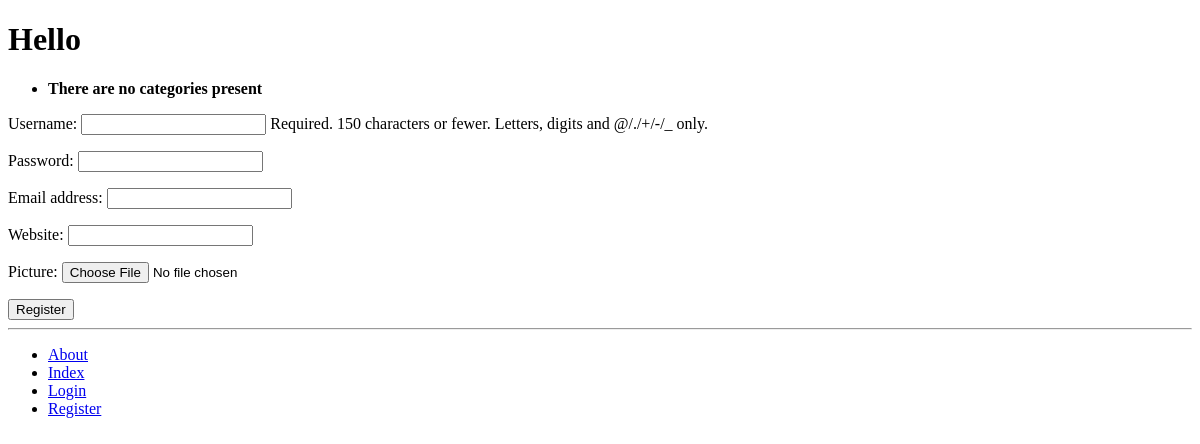
The page /rango/register/ on the database as committed earlier.
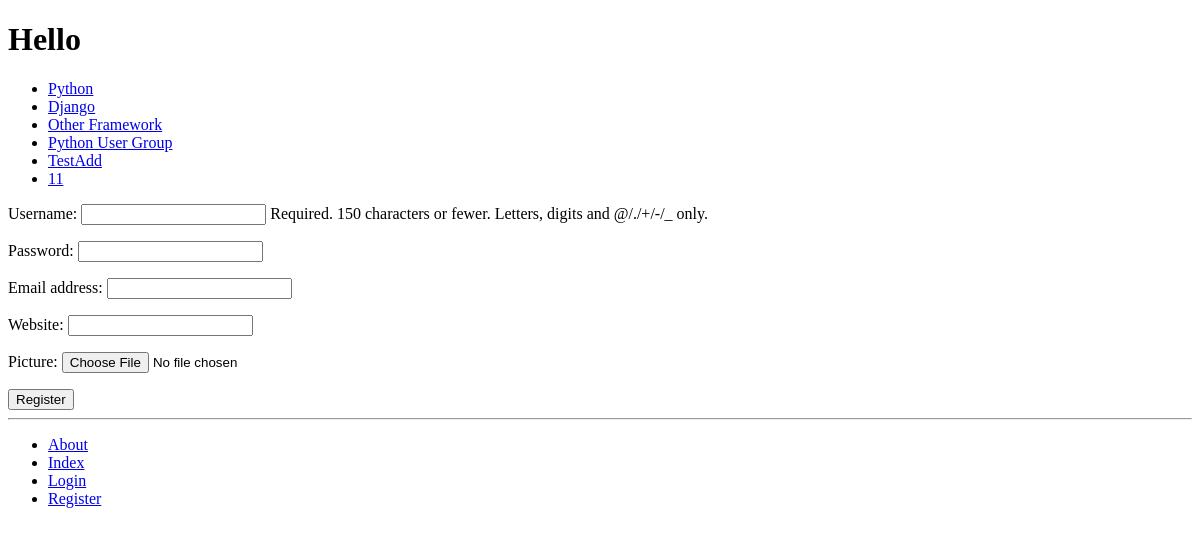
The same page on the database as committed later.
### rango/models.py (models this page shows, shortened)
class Category(models.Model):
    MAX_LENGTH = 128
    name = models.CharField(max_length=MAX_LENGTH, unique=True)
    likes = models.IntegerField(default=0)
    views = models.IntegerField(default=0)
    slug = models.SlugField(blank=True, unique=True)
    class Meta:
        verbose_name_plural = "Categories"

### rango/views.py (the view)
def register(request):
    registered = False
    if request.method == 'POST':
        user_form = UserForm(request.POST)
        profile_form = UserProfileForm(request.POST)
        if user_form.is_valid() and profile_form.is_valid():
            user = user_form.save()
            user.set_password(user.password)
            user.save()
            profile = profile_form.save(commit=False)
            profile.user = user
            if 'picture' in request.FILES:
                profile.picture = request.FILES['picture']
            profile.save()
            registered = True
        else:
            print(user_form.erros)
            print(profile_form.errors)
    else:
        user_form = UserForm()
        profile_form = UserProfileForm()
    return render(request, 'rango/register.html', {
        'user_form': user_form,
        'profile_form': profile_form,
        'registered': registered
    })

### rango/form.py
class UserForm(forms.ModelForm):
    password = forms.CharField(widget=forms.PasswordInput())
    class Meta:
        model = User
        fields = ('username', 'password', 'email', )

class UserProfileForm(forms.ModelForm):
    class Meta:
        model = UserProfile
        fields = ('website', 'picture', )

### rango/templatetags/rango_template_tags.py (called while the page is built)
@register.inclusion_tag('rango/cats.html')
def get_categories_list(cat=None):
    return {'cats': Category.objects.all(),
            'act_cat': cat}

### templates/rango/register.html (shortened to what this page needs)
{% extends 'rango/base.html' %}
{% load staticfiles %}
{% block body_block %}
{% if registered %}
Rango says: <strong >thank you for registering</strong> <br />
<a href="{% url 'index' %}">Click to return Homepage</a>
{% else %}
<form id="register_form" method="post" action="{% url 'register' %}"
 enctype="multipart/form-data">
            {{ user_form.as_p }}
            {{ profile_form.as_p }}
            <input type="submit" name="submit" value="Register" />
 </form>
{% endif %}
{% endblock %}

### templates/rango/cats.html
<ul>
    {% if cats %}
        {% for c in cats %}
            {% if c == act_cat %}
    <li><strong><a href="{% url 'show_category' c.slug %}"> {{ c.name }} </a></strong></li>
            {% else %}
            <li><a href="{% url 'show_category' c.slug %}"> {{ c.name }}</a></li>
            {% endif %}
        {% endfor %}
    {% else %}
    <li><strong>There are no categories present</strong></li>
    {% endif %}
</ul>

Rows that differ between the two databases and show on the page:
added Category: name "Python"
added Category: name "Django"
added Category: name "Other Framework"
added Category: name "Python User Group"
added Category: name "TestAdd"
added Category: name "11"
Other text that changed with them:
text no longer shown: "There are no categories present"
